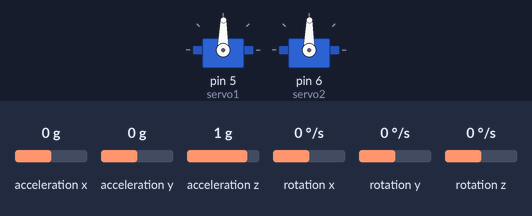
A sketch run on a simulated Arduino Uno, built with avr-gcc and run on an emulated ATmega328P. On the bench: 2 × servo. The inputs (shaded band) are chosen by the test bench; at power-on: acceleration x 0 g, acceleration y 0 g, acceleration z 1 g, rotation x 0 °/s, rotation y 0 °/s, rotation z 0 °/s. What the sketch prints to the serial monitor is not drawn.

Above: at 1.2 s.
1.3 s: acceleration x set to -1.4 g
At 2.2 s:
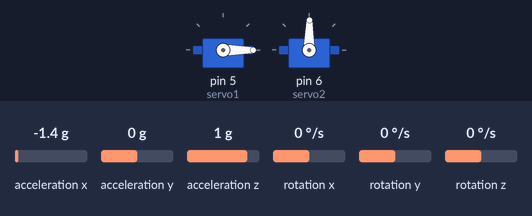
3.0 s: acceleration y set to -1.4 g
At 3.7 s:
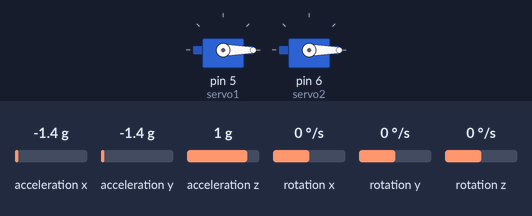
4.5 s: acceleration x set to -0.8 g
At 5.3 s:
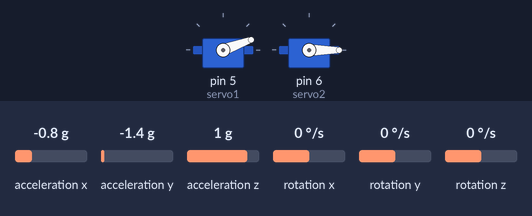
6.0 s: acceleration y set to -0.8 g
At 6.9 s:
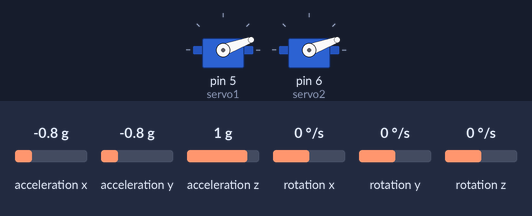
7.5 s: acceleration x set to 0 g
At 8.5 s:
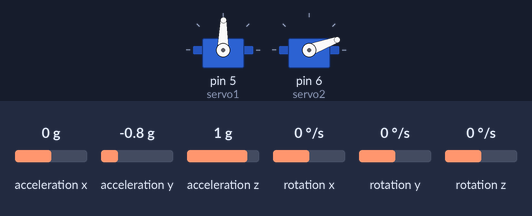
9.0 s: acceleration y set to 0.8 g
At 10.1 s:
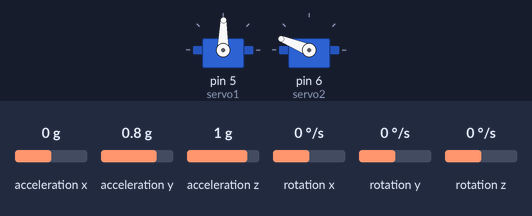
Timing chart, 0 to 11.5 s (numbered marks = the images above; inputs shaded):
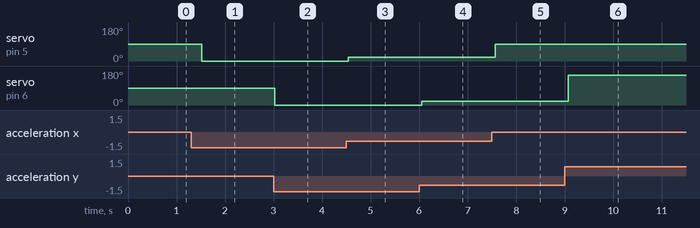

Measured:
- after the input at 1.3 s, servo on pin 5 (servo1): 89° → 0° after 0.22 s
- after the input at 3.0 s, servo on pin 6 (servo2): 89° → 0° at once
- after the input at 4.5 s, servo on pin 5 (servo1): 0° → 20° at once
- after the input at 6.0 s, servo on pin 6 (servo2): 0° → 20° after 0.05 s
- after the input at 7.5 s, servo on pin 5 (servo1): 20° → 89° after 0.07 s
- after the input at 9.0 s, servo on pin 6 (servo2): 20° → 158° after 0.08 s

The sketch:

SourceCode.ino
```cpp
#include "Wire.h"
#include "I2Cdev.h"
#include "MPU6050.h"
#include "Servo.h"
MPU6050 mpu;
int16_t ax, ay, az;
int16_t gx, gy, gz;
Servo servo1;
Servo servo2;

int val1;
int val2;
int prevVal1;
int prevVal2;
void setup()
{
Wire.begin();
Serial.begin(115200);
Serial.println("Initialize MPU");
mpu.initialize();
Serial.println(mpu.testConnection() ? "Connected" : "Connection failed");
servo1.attach(5);
servo2.attach(6);}

void loop()
{
mpu.getMotion6(&ax, &ay, &az, &gx, &gy, &gz);
val1 = map(ax, -17000, 17000, 0, 179);
if (val1 != prevVal1)
{
servo1.write(val1);
prevVal1 = val1;
}
val2 = map(ay, -17000, 17000, 0, 179);
if (val2 != prevVal2)
{
servo2.write(val2);
prevVal2 = val2;
}
delay(500);
}
```
